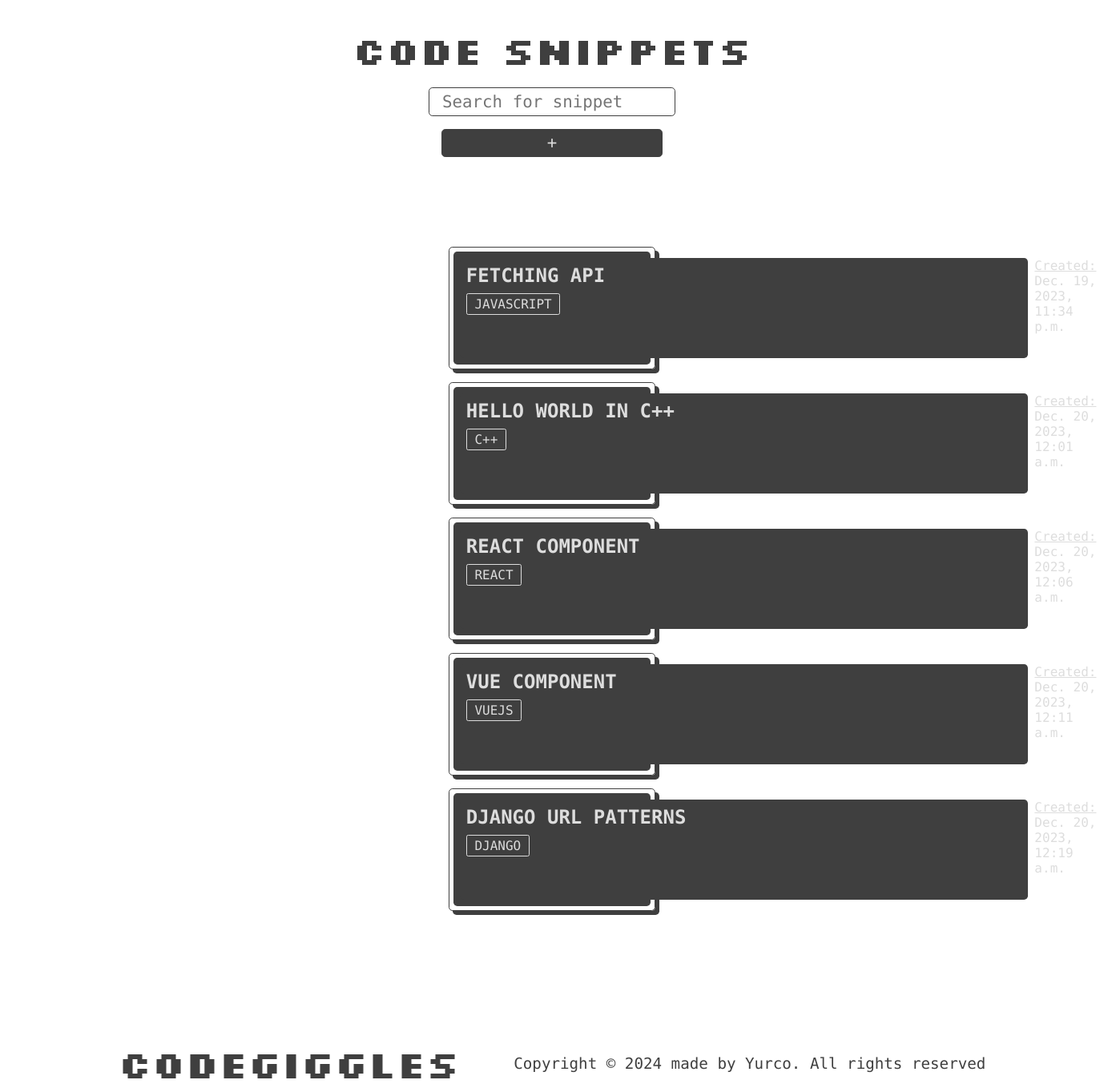
Page /snippets/ on the earlier database version.
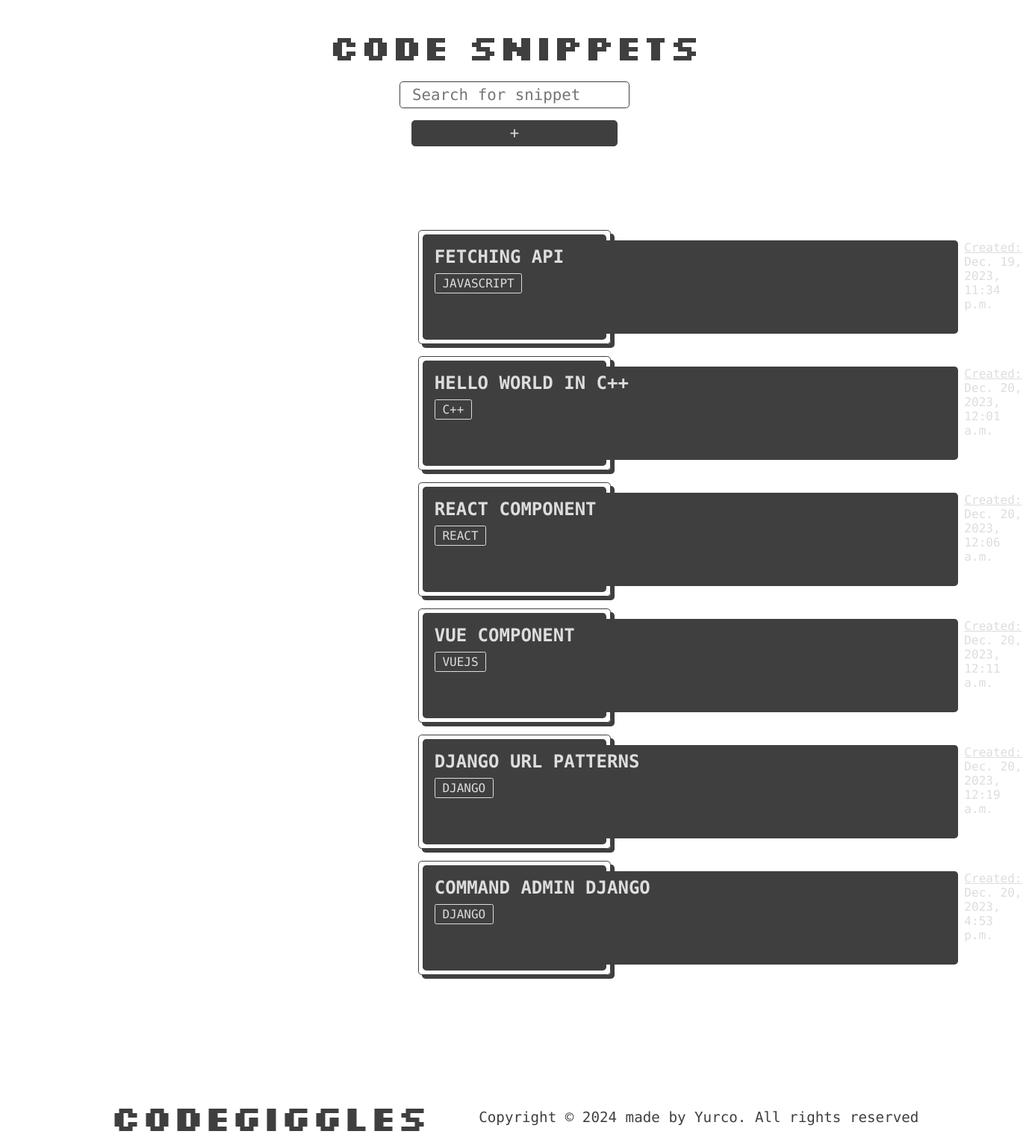
Same page on the later database version.
### codegiggles_app/models.py (models this page shows, shortened)
class Snippet(models.Model):
  title = models.CharField(max_length=255)
  code = models.TextField()
  language = models.CharField(max_length=50)
  description = models.TextField(default='')
  created_at = models.DateTimeField(auto_now_add=True)

### codegiggles_app/views.py (the view)
# urls.py: path('snippets/', snippets, name='snippets'),
def snippets(request):
  snippets = Snippet.objects.all()
  return render(request, 'codegiggles_app/snippets.html', {'snippets': snippets})

### codegiggles_app/templates/codegiggles_app/snippets.html (shortened to what this page needs)
{% load static %}
<!DOCTYPE html>
<html lang="en">
	<head>
		<link
			rel="stylesheet"
			href="{% static 'codegiggles_app/css/style.css' %}"
		/>
	</head>
	<body>
		<section id="snippets_header">
			<h1 id="logo">Code Snippets</h1>
			<input placeholder="Search for snippet"></input>
			<a href="{% url 'add_snippet' %}" id="add_snippet_btn"
				><button>+</button></a
			>
		</section>
		<section id="snippets_snippets">
				{% for snippet in snippets %}
					<div id="snippet">
						<div>
							<div>
								<h2>{{ snippet.title }}</h2>
								<p class="tag">{{ snippet.language }}</p>
								<pre>
								</pre>
							</div>
							<p class="created">
								<span class="text"> Created: </span>
								<span>{{ snippet.created_at }}</span>
							</p>
						</div>
					</div>
			{% endfor %}
		</section>
		<section id="footer">
			<div>
				<h3 id="logo">CodeGiggles</h3>
			</div>
			<div id="copyright">
				<p>Copyright © 2024 made by Yurco. All rights reserved</p>
			</div>
		</section>
	</body>
</html>

Differences in the rows shown:
added Snippet: title "COMMAND ADMIN DJANGO", language "DJANGO", created_at "Dec. 20, 2023, 4:53 p.m."
